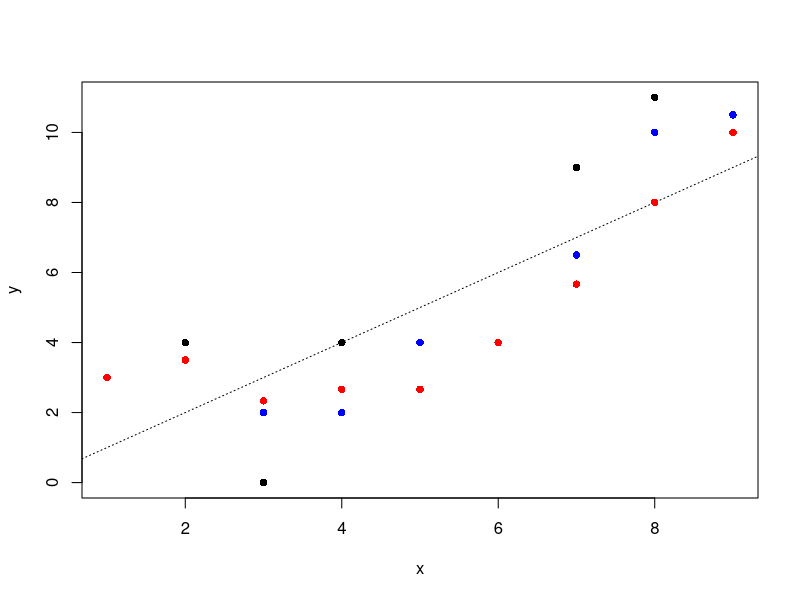

The R script that drew this image:
rm(list = ls())

x <- seq(1, 9, by = 1)
y <- x + c(2, 2, -3, 0, -1, -2, 2, 3, 1)

z <- NA
w <- NA

for (i in 1:9) {
#   z[i] <- (y[i] + y[i - 1])/2
  z[i] <- mean(y[i:max(i - 1, 1)])
  w[i] <- mean(y[i:max(i - 2, 1)])
}

plot(x, y, pch = 16, col = "black")
abline(a = 0, b = 1, lty = 3)
points(x, z, pch = 16, col = "blue")
points(x, w, pch = 16, col = "red")
